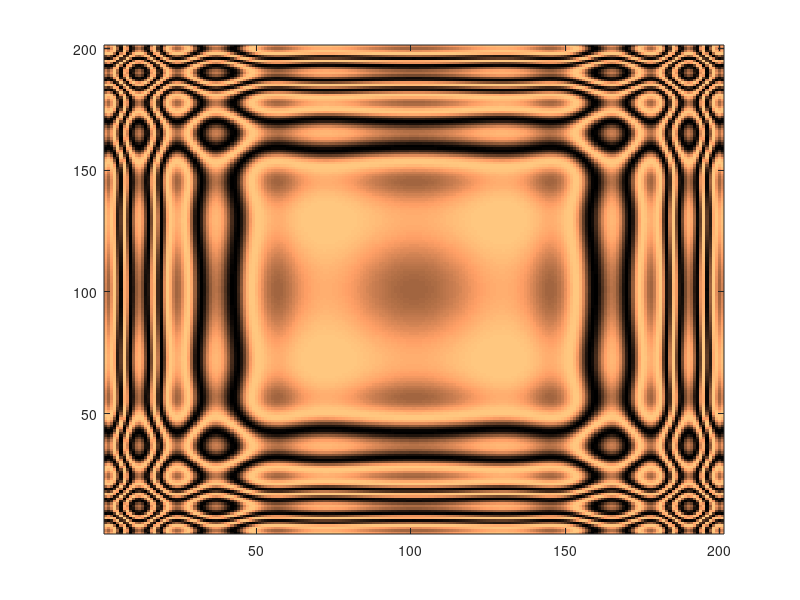

Here is the MATLAB script that generated this plot: (Note: this script raises an error after producing the figure.)
clear all; clc
x = -2:0.02:2;
y = x;
f = 2.*x.*(cos(x.^2+y.^2));
g = 2.*y.*(cos(x.^2+y.^2));
[X,Y] = meshgrid(f,g);
Z = sin(X.^2 + Y.^2);
h = figure;
imagesc(Z)
colormap('copper')
% axis square
set(gca,'YDir','Normal')
h.Color = 'w';
box off
axis off
%%
clear all; clc
% webcamlist
cam = webcam;
preview(cam)
tic
c = 1;
while toc < 5
    a(:,:,:,c) = snapshot(cam);
    c = c + 1;
end
closePreview(cam)

figure
for i = 1:100
    subplot(10,10,i)
    colormap('gray')
    imagesc(a(:,:,1,i))
end
close all